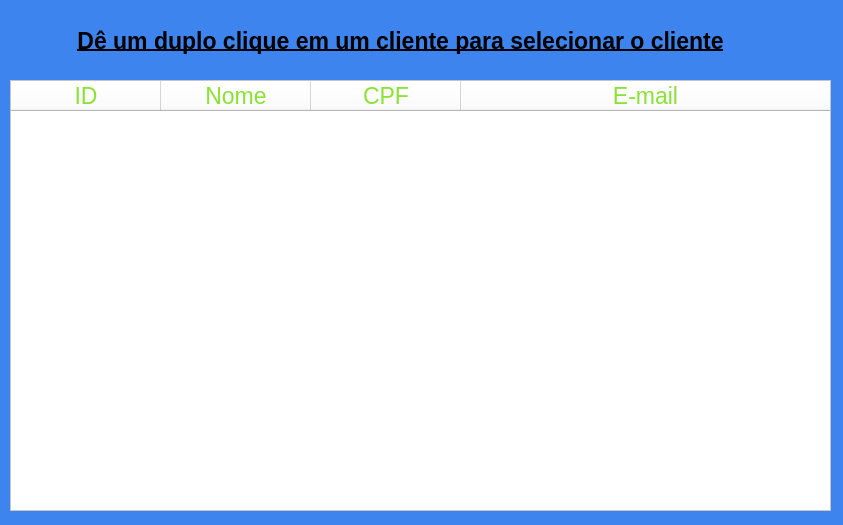
<?xml version="1.0" encoding="UTF-8"?>
<ui version="4.0">
 <class>MainWindow</class>
 <widget class="QMainWindow" name="MainWindow">
  <property name="windowModality">
   <enum>Qt::WindowModal</enum>
  </property>
  <property name="enabled">
   <bool>true</bool>
  </property>
  <property name="geometry">
   <rect>
    <x>0</x>
    <y>0</y>
    <width>843</width>
    <height>525</height>
   </rect>
  </property>
  <property name="font">
   <font>
    <pointsize>14</pointsize>
   </font>
  </property>
  <property name="windowTitle">
   <string>Clientes</string>
  </property>
  <property name="styleSheet">
   <string notr="true">background-color: rgb(62, 132, 238);</string>
  </property>
  <widget class="QWidget" name="centralwidget">
   <widget class="QTableWidget" name="TabelaClientes">
    <property name="enabled">
     <bool>true</bool>
    </property>
    <property name="geometry">
     <rect>
      <x>10</x>
      <y>80</y>
      <width>821</width>
      <height>431</height>
     </rect>
    </property>
    <property name="sizePolicy">
     <sizepolicy hsizetype="Expanding" vsizetype="Expanding">
      <horstretch>0</horstretch>
      <verstretch>0</verstretch>
     </sizepolicy>
    </property>
    <property name="minimumSize">
     <size>
      <width>465</width>
      <height>0</height>
     </size>
    </property>
    <property name="font">
     <font>
      <pointsize>18</pointsize>
     </font>
    </property>
    <property name="styleSheet">
     <string notr="true">background-color: rgb(255, 255, 255);
color: rgb(138, 226, 52);</string>
    </property>
    <property name="horizontalScrollMode">
     <enum>QAbstractItemView::ScrollPerPixel</enum>
    </property>
    <attribute name="horizontalHeaderDefaultSectionSize">
     <number>150</number>
    </attribute>
    <attribute name="horizontalHeaderShowSortIndicator" stdset="0">
     <bool>true</bool>
    </attribute>
    <attribute name="horizontalHeaderStretchLastSection">
     <bool>true</bool>
    </attribute>
    <column>
     <property name="text">
      <string>ID</string>
     </property>
     <property name="font">
      <font>
       <pointsize>17</pointsize>
      </font>
     </property>
     <property name="textAlignment">
      <set>AlignCenter</set>
     </property>
    </column>
    <column>
     <property name="text">
      <string>Nome</string>
     </property>
     <property name="font">
      <font>
       <pointsize>17</pointsize>
      </font>
     </property>
     <property name="textAlignment">
      <set>AlignCenter</set>
     </property>
    </column>
    <column>
     <property name="text">
      <string>CPF</string>
     </property>
     <property name="font">
      <font>
       <pointsize>17</pointsize>
      </font>
     </property>
     <property name="textAlignment">
      <set>AlignCenter</set>
     </property>
    </column>
    <column>
     <property name="text">
      <string>E-mail</string>
     </property>
     <property name="font">
      <font>
       <pointsize>17</pointsize>
      </font>
     </property>
     <property name="textAlignment">
      <set>AlignCenter</set>
     </property>
    </column>
   </widget>
   <widget class="QLabel" name="label">
    <property name="geometry">
     <rect>
      <x>10</x>
      <y>10</y>
      <width>781</width>
      <height>61</height>
     </rect>
    </property>
    <property name="font">
     <font>
      <pointsize>17</pointsize>
      <weight>75</weight>
      <italic>false</italic>
      <bold>true</bold>
      <underline>true</underline>
     </font>
    </property>
    <property name="text">
     <string>Dê um duplo clique em um cliente para selecionar o cliente</string>
    </property>
    <property name="alignment">
     <set>Qt::AlignCenter</set>
    </property>
   </widget>
  </widget>
 </widget>
 <tabstops>
  <tabstop>TabelaClientes</tabstop>
 </tabstops>
 <resources/>
 <connections/>
</ui>
